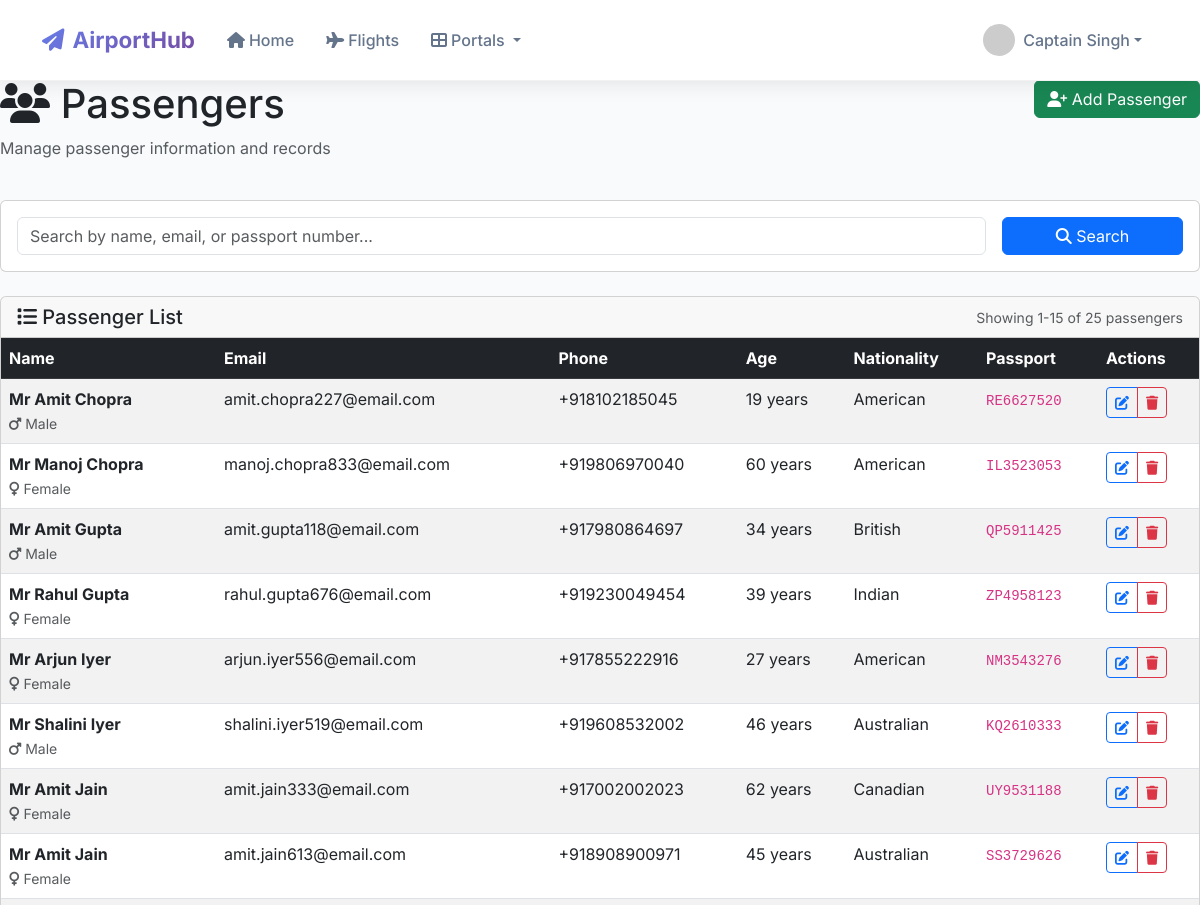
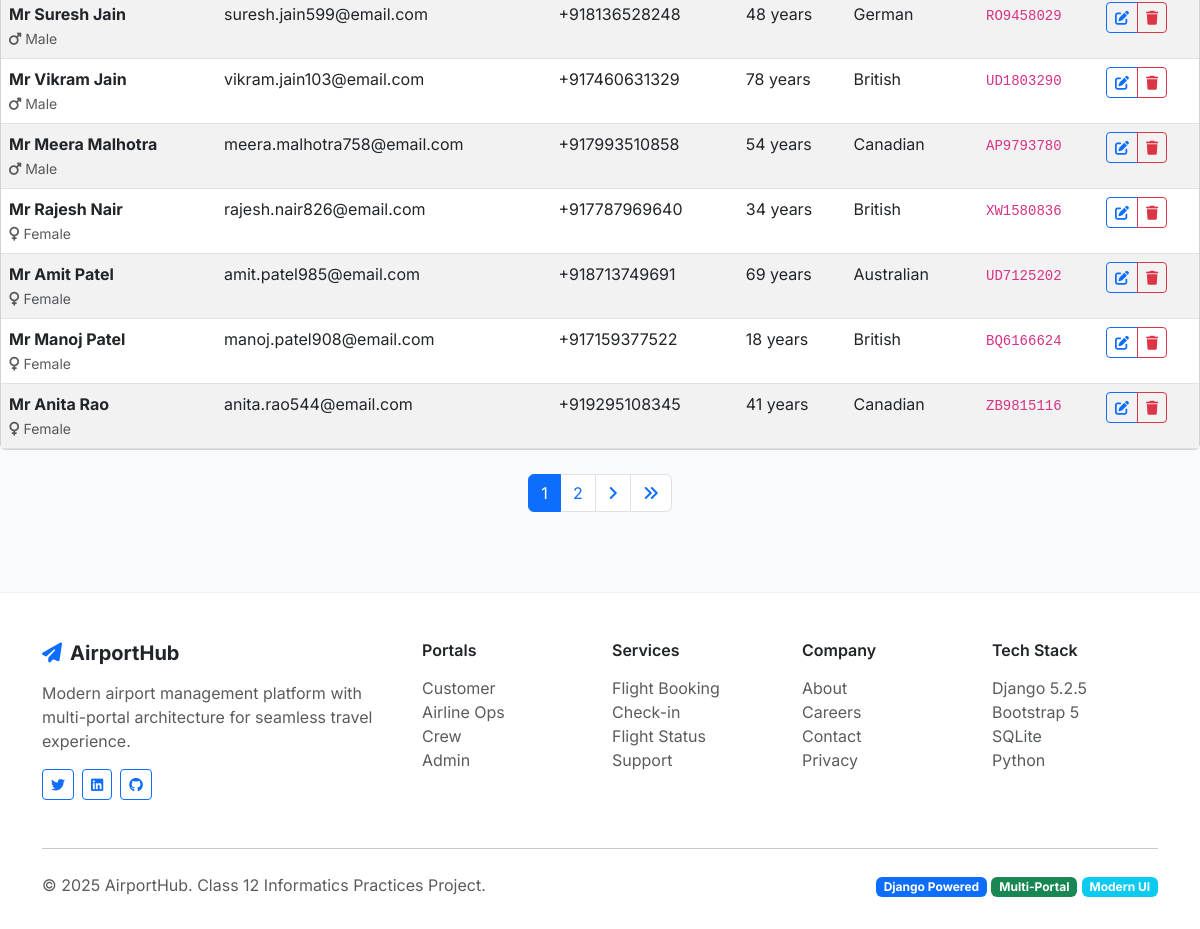
/passengers/ (signed in), run on the app's committed database (2 pictures, top to bottom).
### core/models.py (models this page shows, shortened)
class Passenger(models.Model):
    GENDER_CHOICES = [
        ('M', 'Male'),
        ('F', 'Female'),
        ('O', 'Other'),
    ]
    TITLE_CHOICES = [
        ('Mr', 'Mr.'),
        ('Mrs', 'Mrs.'),
        ('Ms', 'Ms.'),
        ('Dr', 'Dr.'),
        ('Prof', 'Prof.'),
    ]
    user = models.OneToOneField(User, on_delete=models.CASCADE, null=True, blank=True)
    title = models.CharField(max_length=10, choices=TITLE_CHOICES, default='Mr')
    first_name = models.CharField(max_length=50)
    middle_name = models.CharField(max_length=50, blank=True)
    last_name = models.CharField(max_length=50)
    email = models.EmailField(unique=True)
    phone_regex = RegexValidator(regex=r'^\+?1?\d{9,15}$', message="Phone number must be entered in the format: '+999999999'. Up to 15 digits allowed.")
    phone_number = models.CharField(validators=[phone_regex], max_length=17)
    date_of_birth = models.DateField()
    gender = models.CharField(max_length=1, choices=GENDER_CHOICES)
    passport_number = models.CharField(max_length=20, unique=True)
    passport_expiry = models.DateField(default=date(2030, 1, 1))
    nationality = models.CharField(max_length=50)
    address = models.TextField()
    emergency_contact_name = models.CharField(max_length=100, blank=True)
    emergency_contact_phone = models.CharField(max_length=17, blank=True)
    dietary_preferences = models.CharField(max_length=100, blank=True)
    mobility_assistance = models.BooleanField(default=False)
    frequent_flyer_number = models.CharField(max_length=20, blank=True)
    created_at = models.DateTimeField(auto_now_add=True)
    @property
    def full_name(self):
        if self.middle_name:
            return f"{self.title} {self.first_name} {self.middle_name} {self.last_name}"
        return f"{self.title} {self.first_name} {self.last_name}"
    @property
    def age(self):
        today = date.today()
        return today.year - self.date_of_birth.year - ((today.month, today.day) < (self.date_of_birth.month, self.date_of_birth.day))

### core/views.py (the view, shortened to what this page needs)
# urls.py: path('passengers/', views.passenger_list, name='passenger_list'),
@user_passes_test(is_staff_user)
def passenger_list(request):
    passengers = Passenger.objects.all().order_by('last_name', 'first_name')
    search = request.GET.get('search')
    paginator = Paginator(passengers, 15)
    page_number = request.GET.get('page')
    page_obj = paginator.get_page(page_number)
    return render(request, 'core/passenger_list.html', {'page_obj': page_obj})

### core/views.py (called while the page is built)
def is_staff_user(user):
    return user.is_authenticated and (user.is_staff or hasattr(user, 'staff'))

### templates/core/passenger_list.html (shortened to what this page needs)
{% extends 'base.html' %}
{% block content %}
<div class="row mb-4">
    <div class="col-md-8">
        <h1>
            <i class="fas fa-users"></i> Passengers
        </h1>
        <p class="text-muted">Manage passenger information and records</p>
    </div>
    <div class="col-md-4 text-end">
        <a href="{% url 'passenger_create' %}" class="btn btn-success">
            <i class="fas fa-user-plus"></i> Add Passenger
        </a>
    </div>
</div>
<div class="row mb-4">
    <div class="col-12">
        <div class="card">
            <div class="card-body">
                <form method="get" class="row g-3">
                    <div class="col-md-10">
                        <input type="text" name="search" class="form-control"
                               placeholder="Search by name, email, or passport number..."
                               value="{{ request.GET.search }}">
                    </div>
                    <div class="col-md-2">
                        <button type="submit" class="btn btn-primary w-100">
                            <i class="fas fa-search"></i> Search
                        </button>
                    </div>
                </form>
            </div>
        </div>
    </div>
</div>
<div class="row">
    <div class="col-12">
        {% if page_obj %}
            <div class="card">
                <div class="card-header d-flex justify-content-between align-items-center">
                    <h5 class="card-title mb-0">
                        <i class="fas fa-list"></i> Passenger List
                    </h5>
                    <small class="text-muted">
                        Showing {{ page_obj.start_index }}-{{ page_obj.end_index }} of {{ page_obj.paginator.count }} passengers
                    </small>
                </div>
                <div class="card-body p-0">
                    <div class="table-responsive">
                        <table class="table table-striped table-hover mb-0">
                            <thead class="table-dark">
                                <tr>
                                    <th>Name</th>
                                    <th>Email</th>
                                    <th>Phone</th>
                                    <th>Age</th>
                                    <th>Nationality</th>
                                    <th>Passport</th>
                                    <th>Actions</th>
                                </tr>
                            </thead>
                            <tbody>
                                {% for passenger in page_obj %}
                                <tr>
                                    <td>
                                        <strong>{{ passenger.full_name }}</strong>
                                        <br>
                                        <small class="text-muted">
                                            <i class="fas fa-{% if passenger.gender == 'M' %}mars{% elif passenger.gender == 'F' %}venus{% else %}genderless{% endif %}"></i>
                                            {{ passenger.get_gender_display }}
                                        </small>
                                    </td>
                                    <td>{{ passenger.email }}</td>
                                    <td>{{ passenger.phone_number }}</td>
                                    <td>{{ passenger.age }} years</td>
                                    <td>{{ passenger.nationality }}</td>
                                    <td><code>{{ passenger.passport_number }}</code></td>
                                    <td>
                                        <div class="btn-group" role="group">
                                            <a href="{% url 'passenger_edit' passenger.id %}"
                                               class="btn btn-sm btn-outline-primary" title="Edit">
                                                <i class="fas fa-edit"></i>
                                            </a>
                                            <button class="btn btn-sm btn-outline-danger" title="Delete"
                                                    onclick="confirmDelete('{{ passenger.full_name }}')">
                                                <i class="fas fa-trash"></i>
                                            </button>
                                        </div>
                                    </td>
                                </tr>
                                {% endfor %}
                            </tbody>
                        </table>
                    </div>
                </div>
            </div>
            {% if page_obj.has_other_pages %}
            <nav aria-label="Passenger pagination" class="mt-4">
                <ul class="pagination justify-content-center">
                    {% for num in page_obj.paginator.page_range %}
                        {% if page_obj.number == num %}
                            <li class="page-item active">
                                <span class="page-link">{{ num }}</span>
                            </li>
                        {% elif num > page_obj.number|add:'-3' and num < page_obj.number|add:'3' %}
                            <li class="page-item">
                                <a class="page-link" href="?page={{ num }}{% if request.GET.search %}&search={{ request.GET.search }}{% endif %}">{{ num }}</a>
                            </li>
                        {% endif %}
                    {% endfor %}
                    {% if page_obj.has_next %}
                        <li class="page-item">
                            <a class="page-link" href="?page={{ page_obj.next_page_number }}{% if request.GET.search %}&search={{ request.GET.search }}{% endif %}">
                                <i class="fas fa-angle-right"></i>
                            </a>
                        </li>
                        <li class="page-item">
                            <a class="page-link" href="?page={{ page_obj.paginator.num_pages }}{% if request.GET.search %}&search={{ request.GET.search }}{% endif %}">
                                <i class="fas fa-angle-double-right"></i>
                            </a>
                        </li>
                    {% endif %}
                </ul>
            </nav>
            {% endif %}
        {% else %}
            <div class="alert alert-info">
                <i class="fas fa-info-circle"></i>
                No passengers found.
            </div>
        {% endif %}
    </div>
</div>
{% endblock %}

### templates/base.html (shortened to what this page needs)
<!DOCTYPE html>
<html lang="en">
<head>
    <link href="https://cdn.jsdelivr.net/npm/bootstrap@5.3.0/dist/css/bootstrap.min.css" rel="stylesheet">
    <link href="https://cdnjs.cloudflare.com/ajax/libs/font-awesome/6.4.0/css/all.min.css" rel="stylesheet">
</head>
<body>
    <nav class="navbar navbar-expand-lg navbar-modern fixed-top">
        <div class="container">
            <a class="navbar-brand" href="{% url 'home' %}">
                <i class="fas fa-paper-plane me-2"></i>AirportHub
            </a>
            <div class="collapse navbar-collapse" id="navbarNav">
                <ul class="navbar-nav me-auto">
                    <li class="nav-item">
                        <a class="nav-link" href="{% url 'home' %}">
                            <i class="fas fa-home me-1"></i>Home
                        </a>
                    </li>
                    <li class="nav-item">
                        <a class="nav-link" href="{% url 'flight_list' %}">
                            <i class="fas fa-plane me-1"></i>Flights
                        </a>
                    </li>
                    <li class="nav-item dropdown portal-dropdown">
                        <a class="nav-link dropdown-toggle" href="#" id="portalDropdown" role="button" data-bs-toggle="dropdown">
                            <i class="fas fa-th-large me-1"></i>Portals
                        </a>
                    </li>
                </ul>
                <ul class="navbar-nav">
                    {% if user.is_authenticated %}
                        <li class="nav-item dropdown">
                            <a class="nav-link dropdown-toggle d-flex align-items-center" href="#" id="userDropdown" role="button" data-bs-toggle="dropdown">
                                <img src="https://ui-avatars.com/api/?name={{ user.get_full_name|default:user.username }}&background=667eea&color=ffffff&size=32"
                                     class="user-avatar" alt="Profile">
                                <span>{{ user.get_full_name|default:user.username }}</span>
                            </a>
                        </li>
                    {% endif %}
                </ul>
            </div>
        </div>
    </nav>
    <div style="margin-top: 80px;">
        <main>
            {% block content %}
            {% endblock %}
        </main>
    </div>
    <footer class="footer-modern">
        <div class="container">
            <div class="row">
                <div class="col-md-4 mb-4">
                    <h5 class="fw-bold mb-3">
                        <i class="fas fa-paper-plane me-2 text-primary"></i>AirportHub
                    </h5>
                    <p class="text-muted">Modern airport management platform with multi-portal architecture for seamless travel experience.</p>
                    <div class="d-flex gap-2">
                        <a href="#" class="btn btn-outline-primary btn-sm">
                            <i class="fab fa-twitter"></i>
                        </a>
                        <a href="#" class="btn btn-outline-primary btn-sm">
                            <i class="fab fa-linkedin"></i>
                        </a>
                        <a href="#" class="btn btn-outline-primary btn-sm">
                            <i class="fab fa-github"></i>
                        </a>
                    </div>
                </div>
                <div class="col-md-2 mb-4">
                    <h6 class="fw-semibold mb-3">Portals</h6>
                    <ul class="list-unstyled">
                        <li><a href="/customer/" class="text-muted text-decoration-none">Customer</a></li>
                        <li><a href="/airline/" class="text-muted text-decoration-none">Airline Ops</a></li>
                        <li><a href="/crew/" class="text-muted text-decoration-none">Crew</a></li>
                        <li><a href="/admin-portal/" class="text-muted text-decoration-none">Admin</a></li>
                    </ul>
                </div>
                <div class="col-md-2 mb-4">
                    <h6 class="fw-semibold mb-3">Services</h6>
                    <ul class="list-unstyled">
                        <li><a href="#" class="text-muted text-decoration-none">Flight Booking</a></li>
                        <li><a href="#" class="text-muted text-decoration-none">Check-in</a></li>
                        <li><a href="#" class="text-muted text-decoration-none">Flight Status</a></li>
                        <li><a href="#" class="text-muted text-decoration-none">Support</a></li>
                    </ul>
                </div>
                <div class="col-md-2 mb-4">
                    <h6 class="fw-semibold mb-3">Company</h6>
                    <ul class="list-unstyled">
                        <li><a href="#" class="text-muted text-decoration-none">About</a></li>
                        <li><a href="#" class="text-muted text-decoration-none">Careers</a></li>
                        <li><a href="#" class="text-muted text-decoration-none">Contact</a></li>
                        <li><a href="#" class="text-muted text-decoration-none">Privacy</a></li>
                    </ul>
                </div>
                <div class="col-md-2 mb-4">
                    <h6 class="fw-semibold mb-3">Tech Stack</h6>
                    <ul class="list-unstyled">
                        <li><span class="text-muted">Django 5.2.5</span></li>
                        <li><span class="text-muted">Bootstrap 5</span></li>
                        <li><span class="text-muted">SQLite</span></li>
                        <li><span class="text-muted">Python</span></li>
                    </ul>
                </div>
            </div>
            <hr class="my-4">
            <div class="row align-items-center">
                <div class="col-md-6">
                    <p class="text-muted mb-0">&copy; 2025 AirportHub. Class 12 Informatics Practices Project.</p>
                </div>
                <div class="col-md-6 text-md-end">
                    <span class="badge bg-primary">Django Powered</span>
                    <span class="badge bg-success">Multi-Portal</span>
                    <span class="badge bg-info">Modern UI</span>
                </div>
            </div>
        </div>
    </footer>
</body>
</html>

### templates/base.html (style rules this page uses)
:root { --primary-gradient: linear-gradient(135deg, #667eea 0%, #764ba2 100%); --nav-shadow: 0 2px 20px rgba(0,0,0,0.1); }
body { font-family: 'Inter', -apple-system, BlinkMacSystemFont, sans-serif; background: #f8fafc; }
.navbar-modern { background: white !important; backdrop-filter: blur(10px); box-shadow: var(--nav-shadow); border-bottom: 1px solid rgba(0,0,0,0.05); padding: 1rem 0; }
.navbar-brand { font-weight: 700; font-size: 1.4rem; background: var(--primary-gradient); -webkit-background-clip: text; -webkit-text-fill-color: transparent; background-clip: text; }
.nav-link { color: #64748b !important; font-weight: 500; padding: 0.5rem 1rem !important; border-radius: 8px; transition: all 0.3s ease; position: relative; }
.user-avatar { width: 32px; height: 32px; border-radius: 50%; margin-right: 8px; }
.footer-modern { background: white; border-top: 1px solid rgba(0,0,0,0.05); padding: 3rem 0 2rem; margin-top: 4rem; }

### data on the page
Passenger: full_name "Mr Amit Chopra", gender "Male", email "amit.chopra227@email.com", phone_number "+918102185045", age "19", nationality "American", passport_number "RE6627520"
Passenger: full_name "Mr Manoj Chopra", gender "Female", email "manoj.chopra833@email.com", phone_number "+919806970040", age "60", nationality "American", passport_number "IL3523053"
Passenger: full_name "Mr Amit Gupta", gender "Male", email "amit.gupta118@email.com", phone_number "+917980864697", age "34", nationality "British", passport_number "QP5911425"
Passenger: full_name "Mr Rahul Gupta", gender "Female", email "rahul.gupta676@email.com", phone_number "+919230049454", age "39", nationality "Indian", passport_number "ZP4958123"
Passenger: full_name "Mr Arjun Iyer", gender "Female", email "arjun.iyer556@email.com", phone_number "+917855222916", age "27", nationality "American", passport_number "NM3543276"
Passenger: full_name "Mr Shalini Iyer", gender "Male", email "shalini.iyer519@email.com", phone_number "+919608532002", age "46", nationality "Australian", passport_number "KQ2610333"
Passenger: full_name "Mr Amit Jain", gender "Female", email "amit.jain333@email.com", phone_number "+917002002023", age "62", nationality "Canadian", passport_number "UY9531188"
Passenger: full_name "Mr Amit Jain", gender "Female", email "amit.jain613@email.com", phone_number "+918908900971", age "45", nationality "Australian", passport_number "SS3729626"
Passenger: full_name "Mr Suresh Jain", gender "Male", email "suresh.jain599@email.com", phone_number "+918136528248", age "48", nationality "German", passport_number "RO9458029"
Passenger: full_name "Mr Vikram Jain", gender "Male", email "vikram.jain103@email.com", phone_number "+917460631329", age "78", nationality "British", passport_number "UD1803290"
Passenger: full_name "Mr Meera Malhotra", gender "Male", email "meera.malhotra758@email.com", phone_number "+917993510858", age "54", nationality "Canadian", passport_number "AP9793780"
Passenger: full_name "Mr Rajesh Nair", gender "Female", email "rajesh.nair826@email.com", phone_number "+917787969640", age "34", nationality "British", passport_number "XW1580836"
Passenger: full_name "Mr Amit Patel", gender "Female", email "amit.patel985@email.com", phone_number "+918713749691", age "69", nationality "Australian", passport_number "UD7125202"
Passenger: full_name "Mr Manoj Patel", gender "Female", email "manoj.patel908@email.com", phone_number "+917159377522", age "18", nationality "British", passport_number "BQ6166624"
Passenger: full_name "Mr Anita Rao", gender "Female", email "anita.rao544@email.com", phone_number "+919295108345", age "41", nationality "Canadian", passport_number "ZB9815116"

### other printed values
{{ user.get_full_name|default:user.username }} "Captain Singh"
{{ page_obj.start_index }} "1"
{{ page_obj.end_index }} "15"
{{ page_obj.paginator.count }} "25"
{{ num }} "1"
{{ num }} "2"
